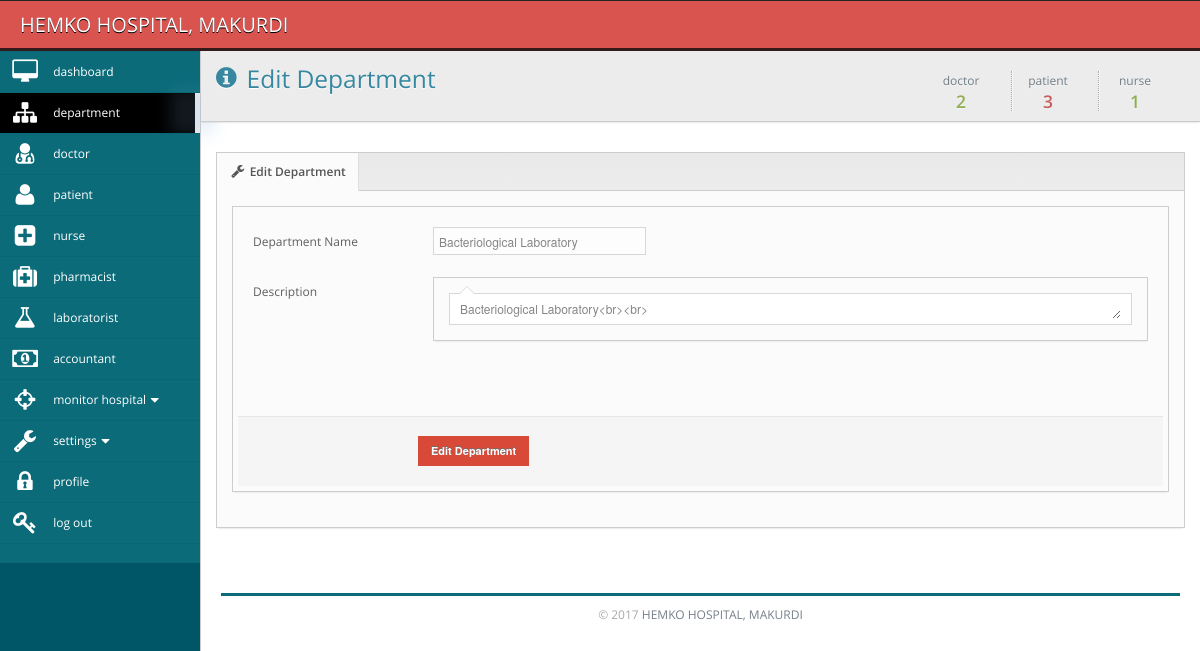
Screenshot of /admin/edit_department.php?id=2 (signed in) with the database file from the repository.
### tables this page shows
CREATE TABLE `department` (
  `deptid` int(10) unsigned NOT NULL AUTO_INCREMENT,
  `name` varchar(255) DEFAULT NULL,
  `description` longtext,
  PRIMARY KEY (`deptid`)
);

### admin/edit_department.php (the view, shortened to what this page needs)
<?php
$loggedInUser = $_SESSION["user"];
$activeUser = mysql_fetch_array(mysql_query("select * from users where(email = '$loggedInUser')"));
$role = $activeUser['role'];
$id=$_GET['id'];
if(!empty($id)){
$pickUp = mysql_fetch_array(mysql_query("select * from department where deptid = '$id'"));
}
$doctor = mysql_query("select * from staff where designation = 'doctor'");
$nurse = mysql_query("select * from staff where designation = 'accountant'");
$patient = mysql_query("select * from patients");
?>
<!DOCTYPE html PUBLIC "-//W3C//DTD XHTML 1.0 Transitional//EN" "http://www.w3.org/TR/xhtml1/DTD/xhtml1-transitional.dtd">
<html>
    <head>
		<link rel="stylesheet" href="../css/font.css">
		<link href="../css/bayanno.css" media="screen" rel="stylesheet" type="text/css" />
</head>
<?php
 include("../session.php");
?>
<body>
<?php if($role=="admin"){ ?>
    <div class="navbar navbar-top navbar-inverse">
	<div class="navbar-inner">
		<div class="container-fluid">
			<a class="brand" href="">HEMKO HOSPITAL, MAKURDI</a>
		</div>
	</div>
</div>
<div class="primary-sidebar">
	<ul class="nav nav-collapse collapse nav-collapse-primary">
		<li class="">
			<span class="glow"></span>
				<a href="dashboard.php" >
					<i class="icon-desktop icon-2x"></i>
					<span>dashboard</span>
				</a>
		</li>
		<li class="dark-nav active">
			<span class="glow"></span>
				<a href="manage_department.php" >
					<i class="icon-sitemap icon-2x"></i>
					<span>department</span>
				</a>
		</li>
		<li class="">
			<span class="glow"></span>
				<a href="manage_doctor.php" >
					<i class="icon-user-md icon-2x"></i>
					<span>doctor</span>
				</a>
		</li>
		<li class="">
			<span class="glow"></span>
				<a href="manage_patient.php" >
					<i class="icon-user icon-2x"></i>
					<span>patient</span>
				</a>
		</li>
		<li class="">
			<span class="glow"></span>
				<a href="manage_nurse.php" >
					<i class="icon-plus-sign-alt icon-2x"></i>
					<span>nurse</span>
				</a>
		</li>
		<li class="">
			<span class="glow"></span>
				<a href="manage_pharmacist.php" >
					<i class="icon-medkit icon-2x"></i>
					<span>pharmacist</span>
				</a>
		</li>
		<li class="">
			<span class="glow"></span>
				<a href="manage_laboratorist.php" >
					<i class="icon-beaker icon-2x"></i>
					<span>laboratorist</span>
				</a>
		</li>
		<li class="">
			<span class="glow"></span>
				<a href="manage_accountant.php" >
					<i class="icon-money icon-2x"></i>
					<span>accountant</span>
				</a>
		</li>
		<li class="dark-nav ">
			<span class="glow"></span>
            <a class="accordion-toggle  " data-toggle="collapse" href="#view_hospital_submenu" >
                <i class="icon-screenshot icon-2x"></i>
                <span>monitor hospital<i class="icon-caret-down"></i></span>
            </a>
		</li>
		<li class="dark-nav ">
			<span class="glow"></span>
            <a class="accordion-toggle  " data-toggle="collapse" href="#settings_submenu" >
                <i class="icon-wrench icon-2x"></i>
                <span>settings<i class="icon-caret-down"></i></span>
            </a>
		</li>
		<li class="">
			<span class="glow"></span>
				<a href="manage_profile.php" >
					<i class="icon-lock icon-2x"></i>
					<span>profile</span>
				</a>
		</li>
		<li class="">
			<span class="glow"></span>
				<a href="../logout.php" >
					<i class="icon-key icon-2x"></i>
					<span>log out</span>
				</a>
		</li>
	</ul>
</div>
    <div class="main-content">
		        <div class="container-fluid" >
            <div class="row-fluid">
                <div class="area-top clearfix">
                    <div class="pull-left header">
                        <h3 class="title">
                        <i class="icon-info-sign"></i>
                        Edit Department </h3>
                    </div>
                    <ul class="inline pull-right sparkline-box">
                        <li class="sparkline-row">
                            <h4 class="green">
                                <span>doctor</span>
                               <?php echo mysql_num_rows($doctor);?>
                            </h4>
                        </li>
                        <li class="sparkline-row">
                            <h4 class="red">
                                <span>patient</span>
                                <?php echo mysql_num_rows($patient);?>
                            </h4>
                        </li>
                        <li class="sparkline-row">
                            <h4 class="green">
                                <span>nurse</span>
                                <?php echo mysql_num_rows($nurse);?>
                            </h4>
                        </li>
                    </ul>
                </div>
            </div>
        </div>
        <div class="container-fluid padded">
            <div class="box">
	<div class="box-header">
		<ul class="nav nav-tabs nav-tabs-left">
			<li class="active">
            	<a href="#edit" data-toggle="tab"><i class="icon-wrench"></i>
					Edit Department
                    	</a></li>
	</ul>
	</div>
	<div class="box-content padded">
		<div class="tab-content">
			<div class="tab-pane box active" id="edit" style="padding: 5px">
                <div class="box-content">
                    <form action="" method="post" accept-charset="utf-8" class="form-horizontal validatable">
                        <div class="padded">
                            <div class="control-group">
                                <label class="control-label">Department Name</label>
                                <div class="controls">
                                    <input type="text" class="validate[required]" name="name" value="<?php echo $pickUp['name'];?>"/>
                                </div>
                            </div>
                            <div class="control-group">
                                <label class="control-label">Description</label>
                                <div class="controls">
                                    <div class="box closable-chat-box">
                                        <div class="box-content padded">
                                                <div class="chat-message-box">
                                                <textarea name="description" id="ttt" rows="5"><?php echo $pickUp['description'];?></textarea>
                                                </div>
                                        </div>
                                    </div>
                                </div>
                            </div>
                            </div>
                        <div class="form-actions">
                            <button type="submit" name="submit" class="btn btn-blue">Edit Department</button>
                        </div>
                    </form>
                </div>
			</div>
        </div>
	</div>
</div>
        </div>
	    <div style="clear:both;color:#aaa; padding:20px;">
    	<hr /><center>&copy; 2017 <a href="">HEMKO HOSPITAL, MAKURDI</a></center>
    </div>
    </div>
<?php }else{
  echo "<meta http-equiv=\"refresh\" content=\"0;URL=../error_page.php\">";
  exit;
  } ?>
</body>
</html>

### rows the page displays
department: name "Bacteriological Laboratory", description "Bacteriological Laboratory<br><br>"

### other values shown
mysql_num_rows($doctor) "2"
mysql_num_rows($patient) "3"
mysql_num_rows($nurse) "1"
